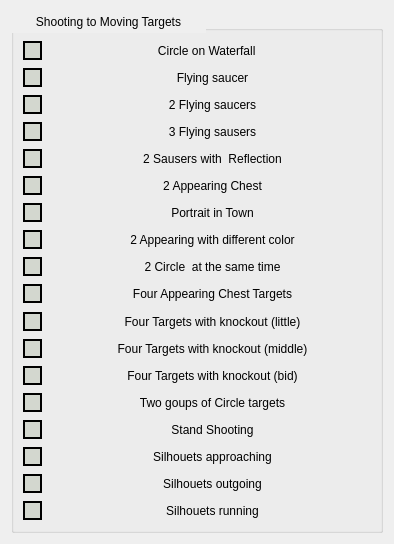
<?xml version="1.0" encoding="UTF-8"?>
<ui version="4.0">
 <class>MovingExercises</class>
 <widget class="QWidget" name="MovingExercises">
  <property name="geometry">
   <rect>
    <x>0</x>
    <y>0</y>
    <width>394</width>
    <height>544</height>
   </rect>
  </property>
  <property name="windowTitle">
   <string>Form</string>
  </property>
  <layout class="QGridLayout" name="gridLayout_2">
   <item row="0" column="0">
    <widget class="QGroupBox" name="groupBox">
     <property name="styleSheet">
      <string notr="true">QGroupBox{
background-image: url(:/new/prefix1/menu/sky.jpg);

}
QGroupBox::title{
color:black;

margin:  4px center;
}
</string>
     </property>
     <property name="title">
      <string>Shooting to Moving Targets</string>
     </property>
     <layout class="QGridLayout" name="gridLayout">
      <item row="0" column="0">
       <layout class="QVBoxLayout" name="verticalLayout">
        <item>
         <layout class="QHBoxLayout" name="horizontalLayout">
          <item>
           <widget class="QRadioButton" name="circle_vodopad">
            <property name="sizePolicy">
             <sizepolicy hsizetype="Maximum" vsizetype="Fixed">
              <horstretch>0</horstretch>
              <verstretch>0</verstretch>
             </sizepolicy>
            </property>
            <property name="focusPolicy">
             <enum>Qt::NoFocus</enum>
            </property>
            <property name="styleSheet">
             <string notr="true">QRadioButton{
color:black;
}

QRadioButton::indicator {
width:15px;
height:15px;
border:2px solid black;
background-color:rgb(211, 215, 207);
}
QRadioButton::indicator:checked{
border-image: url(:/media/checked.png);
}</string>
            </property>
            <property name="text">
             <string/>
            </property>
           </widget>
          </item>
          <item>
           <widget class="QLabel" name="label">
            <property name="layoutDirection">
             <enum>Qt::LeftToRight</enum>
            </property>
            <property name="styleSheet">
             <string notr="true">QLabel{
background-image: url(:/new/prefix1/menu/ingul2.png) ;
background-repeat:no-repeat;
color:black;
margin-right: 5px;
}</string>
            </property>
            <property name="text">
             <string>Circle on Waterfall  </string>
            </property>
            <property name="alignment">
             <set>Qt::AlignCenter</set>
            </property>
           </widget>
          </item>
         </layout>
        </item>
        <item>
         <layout class="QHBoxLayout" name="horizontalLayout_2">
          <item>
           <widget class="QRadioButton" name="flying_saucer">
            <property name="sizePolicy">
             <sizepolicy hsizetype="Maximum" vsizetype="Fixed">
              <horstretch>0</horstretch>
              <verstretch>0</verstretch>
             </sizepolicy>
            </property>
            <property name="focusPolicy">
             <enum>Qt::NoFocus</enum>
            </property>
            <property name="styleSheet">
             <string notr="true">QRadioButton{
color:black;
}

QRadioButton::indicator {
width:15px;
height:15px;
border:2px solid black;
background-color:rgb(211, 215, 207);
}
QRadioButton::indicator:checked{
border-image: url(:/media/checked.png);
}</string>
            </property>
            <property name="text">
             <string/>
            </property>
           </widget>
          </item>
          <item>
           <widget class="QLabel" name="label_3">
            <property name="styleSheet">
             <string notr="true">QLabel{
background-image: url(:/new/prefix1/menu/ingul2.png) ;
background-repeat:no-repeat;
color:black;
}</string>
            </property>
            <property name="text">
             <string>Flying saucer</string>
            </property>
            <property name="alignment">
             <set>Qt::AlignCenter</set>
            </property>
           </widget>
          </item>
         </layout>
        </item>
        <item>
         <layout class="QHBoxLayout" name="horizontalLayout_3">
          <item>
           <widget class="QRadioButton" name="two_flying_saucers">
            <property name="sizePolicy">
             <sizepolicy hsizetype="Maximum" vsizetype="Fixed">
              <horstretch>0</horstretch>
              <verstretch>0</verstretch>
             </sizepolicy>
            </property>
            <property name="focusPolicy">
             <enum>Qt::NoFocus</enum>
            </property>
            <property name="styleSheet">
             <string notr="true">QRadioButton{
color:black;
}

QRadioButton::indicator {
width:15px;
height:15px;
border:2px solid black;
background-color:rgb(211, 215, 207);
}
QRadioButton::indicator:checked{
border-image: url(:/media/checked.png);
}</string>
            </property>
            <property name="text">
             <string/>
            </property>
           </widget>
          </item>
          <item>
           <widget class="QLabel" name="label_2">
            <property name="styleSheet">
             <string notr="true">QLabel{
background-image: url(:/new/prefix1/menu/ingul2.png) ;
background-repeat:no-repeat;
color:black;
}</string>
            </property>
            <property name="text">
             <string>2 Flying saucers</string>
            </property>
            <property name="alignment">
             <set>Qt::AlignCenter</set>
            </property>
           </widget>
          </item>
         </layout>
        </item>
        <item>
         <layout class="QHBoxLayout" name="horizontalLayout_4">
          <item>
           <widget class="QRadioButton" name="three_flying_saucers">
            <property name="sizePolicy">
             <sizepolicy hsizetype="Maximum" vsizetype="Fixed">
              <horstretch>0</horstretch>
              <verstretch>0</verstretch>
             </sizepolicy>
            </property>
            <property name="focusPolicy">
             <enum>Qt::NoFocus</enum>
            </property>
            <property name="styleSheet">
             <string notr="true">QRadioButton{
color:black;
}

QRadioButton::indicator {
width:15px;
height:15px;
border:2px solid black;
background-color:rgb(211, 215, 207);
}
QRadioButton::indicator:checked{
border-image: url(:/media/checked.png);
}</string>
            </property>
            <property name="text">
             <string/>
            </property>
           </widget>
          </item>
          <item>
           <widget class="QLabel" name="label_4">
            <property name="styleSheet">
             <string notr="true">QLabel{
background-image: url(:/new/prefix1/menu/ingul2.png) ;
background-repeat:no-repeat;
color:black;
}</string>
            </property>
            <property name="text">
             <string>3 Flying sausers</string>
            </property>
            <property name="alignment">
             <set>Qt::AlignCenter</set>
            </property>
           </widget>
          </item>
         </layout>
        </item>
        <item>
         <layout class="QHBoxLayout" name="horizontalLayout_5">
          <item>
           <widget class="QRadioButton" name="two_saucers_otr">
            <property name="sizePolicy">
             <sizepolicy hsizetype="Maximum" vsizetype="Fixed">
              <horstretch>0</horstretch>
              <verstretch>0</verstretch>
             </sizepolicy>
            </property>
            <property name="focusPolicy">
             <enum>Qt::NoFocus</enum>
            </property>
            <property name="styleSheet">
             <string notr="true">QRadioButton{
color:black;
}

QRadioButton::indicator {
width:15px;
height:15px;
border:2px solid black;
background-color:rgb(211, 215, 207);
}
QRadioButton::indicator:checked{
border-image: url(:/media/checked.png);
}</string>
            </property>
            <property name="text">
             <string/>
            </property>
           </widget>
          </item>
          <item>
           <widget class="QLabel" name="label_5">
            <property name="styleSheet">
             <string notr="true">QLabel{
background-image: url(:/new/prefix1/menu/ingul2.png) ;
background-repeat:no-repeat;
color:black;
}</string>
            </property>
            <property name="text">
             <string>2 Sausers with  Reflection</string>
            </property>
            <property name="alignment">
             <set>Qt::AlignCenter</set>
            </property>
           </widget>
          </item>
         </layout>
        </item>
        <item>
         <layout class="QHBoxLayout" name="horizontalLayout_6">
          <item>
           <widget class="QRadioButton" name="two_chest_appear">
            <property name="sizePolicy">
             <sizepolicy hsizetype="Maximum" vsizetype="Fixed">
              <horstretch>0</horstretch>
              <verstretch>0</verstretch>
             </sizepolicy>
            </property>
            <property name="focusPolicy">
             <enum>Qt::NoFocus</enum>
            </property>
            <property name="styleSheet">
             <string notr="true">QRadioButton{
color:black;
}

QRadioButton::indicator {
width:15px;
height:15px;
border:2px solid black;
background-color:rgb(211, 215, 207);
}
QRadioButton::indicator:checked{
border-image: url(:/media/checked.png);
}</string>
            </property>
            <property name="text">
             <string/>
            </property>
           </widget>
          </item>
          <item>
           <widget class="QLabel" name="label_6">
            <property name="styleSheet">
             <string notr="true">QLabel{
background-image: url(:/new/prefix1/menu/ingul.png) ;
background-repeat:no-repeat;
background-attachment: fixed;
color:black;
}</string>
            </property>
            <property name="text">
             <string>2 Appearing Chest</string>
            </property>
            <property name="alignment">
             <set>Qt::AlignCenter</set>
            </property>
           </widget>
          </item>
         </layout>
        </item>
        <item>
         <layout class="QHBoxLayout" name="horizontalLayout_7">
          <item>
           <widget class="QRadioButton" name="portrait_town">
            <property name="sizePolicy">
             <sizepolicy hsizetype="Maximum" vsizetype="Fixed">
              <horstretch>0</horstretch>
              <verstretch>0</verstretch>
             </sizepolicy>
            </property>
            <property name="focusPolicy">
             <enum>Qt::NoFocus</enum>
            </property>
            <property name="styleSheet">
             <string notr="true">QRadioButton{
color:black;
}

QRadioButton::indicator {
width:15px;
height:15px;
border:2px solid black;
background-color:rgb(211, 215, 207);
}
QRadioButton::indicator:checked{
border-image: url(:/media/checked.png);
}</string>
            </property>
            <property name="text">
             <string/>
            </property>
           </widget>
          </item>
          <item>
           <widget class="QLabel" name="label_7">
            <property name="styleSheet">
             <string notr="true">QLabel{
background-image: url(:/new/prefix1/menu/ingul.png) ;
background-repeat:no-repeat;
background-attachment: fixed;
color:black;
}</string>
            </property>
            <property name="text">
             <string>Portrait in Town</string>
            </property>
            <property name="alignment">
             <set>Qt::AlignCenter</set>
            </property>
           </widget>
          </item>
         </layout>
        </item>
        <item>
         <layout class="QHBoxLayout" name="horizontalLayout_8">
          <item>
           <widget class="QRadioButton" name="dif_color_targets">
            <property name="sizePolicy">
             <sizepolicy hsizetype="Maximum" vsizetype="Fixed">
              <horstretch>0</horstretch>
              <verstretch>0</verstretch>
             </sizepolicy>
            </property>
            <property name="focusPolicy">
             <enum>Qt::NoFocus</enum>
            </property>
            <property name="styleSheet">
             <string notr="true">QRadioButton{
color:black;
}

QRadioButton::indicator {
width:15px;
height:15px;
border:2px solid black;
background-color:rgb(211, 215, 207);
}
QRadioButton::indicator:checked{
border-image: url(:/media/checked.png);
}</string>
            </property>
            <property name="text">
             <string/>
            </property>
           </widget>
          </item>
          <item>
           <widget class="QLabel" name="label_8">
            <property name="statusTip">
             <string notr="true"/>
            </property>
            <property name="styleSheet">
             <string notr="true">QLabel{
background-image: url(:/new/prefix1/menu/ingul2.png) ;
background-repeat:no-repeat;
color:black;
}</string>
            </property>
            <property name="text">
             <string>2 Appearing with different color</string>
            </property>
            <property name="alignment">
             <set>Qt::AlignCenter</set>
            </property>
           </widget>
          </item>
         </layout>
        </item>
        <item>
         <layout class="QHBoxLayout" name="horizontalLayout_9">
          <item>
           <widget class="QRadioButton" name="two_circle">
            <property name="sizePolicy">
             <sizepolicy hsizetype="Maximum" vsizetype="Fixed">
              <horstretch>0</horstretch>
              <verstretch>0</verstretch>
             </sizepolicy>
            </property>
            <property name="focusPolicy">
             <enum>Qt::NoFocus</enum>
            </property>
            <property name="styleSheet">
             <string notr="true">QRadioButton{
color:black;
}

QRadioButton::indicator {
width:15px;
height:15px;
border:2px solid black;
background-color:rgb(211, 215, 207);
}
QRadioButton::indicator:checked{
border-image: url(:/media/checked.png);
}</string>
            </property>
            <property name="text">
             <string/>
            </property>
           </widget>
          </item>
          <item>
           <widget class="QLabel" name="label_9">
            <property name="styleSheet">
             <string notr="true">QLabel{
background-image: url(:/new/prefix1/menu/ingul2.png) ;
background-repeat:no-repeat;
color:black;
}</string>
            </property>
            <property name="text">
             <string>2 Circle  at the same time</string>
            </property>
            <property name="alignment">
             <set>Qt::AlignCenter</set>
            </property>
           </widget>
          </item>
         </layout>
        </item>
        <item>
         <layout class="QHBoxLayout" name="horizontalLayout_10">
          <item>
           <widget class="QRadioButton" name="four_app_chest">
            <property name="sizePolicy">
             <sizepolicy hsizetype="Maximum" vsizetype="Fixed">
              <horstretch>0</horstretch>
              <verstretch>0</verstretch>
             </sizepolicy>
            </property>
            <property name="focusPolicy">
             <enum>Qt::NoFocus</enum>
            </property>
            <property name="styleSheet">
             <string notr="true">QRadioButton{
color:black;
}

QRadioButton::indicator {
width:15px;
height:15px;
border:2px solid black;
background-color:rgb(211, 215, 207);
}
QRadioButton::indicator:checked{
border-image: url(:/media/checked.png);
}</string>
            </property>
            <property name="text">
             <string/>
            </property>
           </widget>
          </item>
          <item>
           <widget class="QLabel" name="label_10">
            <property name="styleSheet">
             <string notr="true">QLabel{
background-image: url(:/new/prefix1/menu/ingul.png) ;
background-repeat:no-repeat;
background-attachment: fixed;
color:black;
}</string>
            </property>
            <property name="text">
             <string>Four Appearing Chest Targets</string>
            </property>
            <property name="alignment">
             <set>Qt::AlignCenter</set>
            </property>
           </widget>
          </item>
         </layout>
        </item>
        <item>
         <layout class="QHBoxLayout" name="horizontalLayout_11">
          <item>
           <widget class="QRadioButton" name="four_with_knockout">
            <property name="sizePolicy">
             <sizepolicy hsizetype="Maximum" vsizetype="Fixed">
              <horstretch>0</horstretch>
              <verstretch>0</verstretch>
             </sizepolicy>
            </property>
            <property name="focusPolicy">
             <enum>Qt::NoFocus</enum>
            </property>
            <property name="styleSheet">
             <string notr="true">QRadioButton{
color:black;
}

QRadioButton::indicator {
width:15px;
height:15px;
border:2px solid black;
background-color:rgb(211, 215, 207);
}
QRadioButton::indicator:checked{
border-image: url(:/media/checked.png);
}</string>
            </property>
            <property name="text">
             <string/>
            </property>
           </widget>
          </item>
          <item>
           <widget class="QLabel" name="label_11">
            <property name="styleSheet">
             <string notr="true">QLabel{
background-image: url(:/new/prefix1/menu/ingul2.png) ;
background-repeat:no-repeat;
color:black;

}</string>
            </property>
            <property name="text">
             <string>Four Targets with knockout (little)</string>
            </property>
            <property name="alignment">
             <set>Qt::AlignCenter</set>
            </property>
           </widget>
          </item>
         </layout>
        </item>
        <item>
         <layout class="QHBoxLayout" name="horizontalLayout_12">
          <item>
           <widget class="QRadioButton" name="four_knockout_mid">
            <property name="sizePolicy">
             <sizepolicy hsizetype="Maximum" vsizetype="Fixed">
              <horstretch>0</horstretch>
              <verstretch>0</verstretch>
             </sizepolicy>
            </property>
            <property name="focusPolicy">
             <enum>Qt::NoFocus</enum>
            </property>
            <property name="styleSheet">
             <string notr="true">QRadioButton{
color:black;
}

QRadioButton::indicator {
width:15px;
height:15px;
border:2px solid black;
background-color:rgb(211, 215, 207);
}
QRadioButton::indicator:checked{
border-image: url(:/media/checked.png);
}</string>
            </property>
            <property name="text">
             <string/>
            </property>
           </widget>
          </item>
          <item>
           <widget class="QLabel" name="label_12">
            <property name="styleSheet">
             <string notr="true">QLabel{
background-image: url(:/new/prefix1/menu/ingul2.png) ;
background-repeat:no-repeat;
color:black;
}</string>
            </property>
            <property name="text">
             <string>Four Targets with knockout (middle)</string>
            </property>
            <property name="alignment">
             <set>Qt::AlignCenter</set>
            </property>
           </widget>
          </item>
         </layout>
        </item>
        <item>
         <layout class="QHBoxLayout" name="horizontalLayout_13">
          <item>
           <widget class="QRadioButton" name="four_knockout_big">
            <property name="sizePolicy">
             <sizepolicy hsizetype="Maximum" vsizetype="Fixed">
              <horstretch>0</horstretch>
              <verstretch>0</verstretch>
             </sizepolicy>
            </property>
            <property name="focusPolicy">
             <enum>Qt::NoFocus</enum>
            </property>
            <property name="styleSheet">
             <string notr="true">QRadioButton{
color:black;
}

QRadioButton::indicator {
width:15px;
height:15px;
border:2px solid black;
background-color:rgb(211, 215, 207);
}
QRadioButton::indicator:checked{
border-image: url(:/media/checked.png);
}</string>
            </property>
            <property name="text">
             <string/>
            </property>
           </widget>
          </item>
          <item>
           <widget class="QLabel" name="label_13">
            <property name="styleSheet">
             <string notr="true">QLabel{
background-image: url(:/new/prefix1/menu/ingul2.png) ;
background-repeat:no-repeat;
color:black;
}</string>
            </property>
            <property name="text">
             <string>Four Targets with knockout (bid)</string>
            </property>
            <property name="alignment">
             <set>Qt::AlignCenter</set>
            </property>
           </widget>
          </item>
         </layout>
        </item>
        <item>
         <layout class="QHBoxLayout" name="horizontalLayout_14">
          <item>
           <widget class="QRadioButton" name="two_groups">
            <property name="sizePolicy">
             <sizepolicy hsizetype="Maximum" vsizetype="Fixed">
              <horstretch>0</horstretch>
              <verstretch>0</verstretch>
             </sizepolicy>
            </property>
            <property name="focusPolicy">
             <enum>Qt::NoFocus</enum>
            </property>
            <property name="styleSheet">
             <string notr="true">QRadioButton{
color:black;
}

QRadioButton::indicator {
width:15px;
height:15px;
border:2px solid black;
background-color:rgb(211, 215, 207);
}
QRadioButton::indicator:checked{
border-image: url(:/media/checked.png);
}</string>
            </property>
            <property name="text">
             <string/>
            </property>
           </widget>
          </item>
          <item>
           <widget class="QLabel" name="label_14">
            <property name="styleSheet">
             <string notr="true">QLabel{
background-image: url(:/new/prefix1/menu/ingul2.png) ;
background-repeat:no-repeat;
color:black;
}</string>
            </property>
            <property name="text">
             <string>Two goups of Circle targets</string>
            </property>
            <property name="alignment">
             <set>Qt::AlignCenter</set>
            </property>
           </widget>
          </item>
         </layout>
        </item>
        <item>
         <layout class="QHBoxLayout" name="horizontalLayout_15">
          <item>
           <widget class="QRadioButton" name="stand">
            <property name="sizePolicy">
             <sizepolicy hsizetype="Maximum" vsizetype="Fixed">
              <horstretch>0</horstretch>
              <verstretch>0</verstretch>
             </sizepolicy>
            </property>
            <property name="focusPolicy">
             <enum>Qt::NoFocus</enum>
            </property>
            <property name="styleSheet">
             <string notr="true">QRadioButton{
color:black;
}

QRadioButton::indicator {
width:15px;
height:15px;
border:2px solid black;
background-color:rgb(211, 215, 207);
}
QRadioButton::indicator:checked{
border-image: url(:/media/checked.png);
}</string>
            </property>
            <property name="text">
             <string/>
            </property>
           </widget>
          </item>
          <item>
           <widget class="QLabel" name="label_15">
            <property name="styleSheet">
             <string notr="true">QLabel{
background-image: url(:/new/prefix1/menu/ingul2.png) ;
background-repeat:no-repeat;
color:black;
}</string>
            </property>
            <property name="text">
             <string>Stand Shooting</string>
            </property>
            <property name="alignment">
             <set>Qt::AlignCenter</set>
            </property>
           </widget>
          </item>
         </layout>
        </item>
        <item>
         <layout class="QHBoxLayout" name="horizontalLayout_16">
          <item>
           <widget class="QRadioButton" name="sil_approaching">
            <property name="sizePolicy">
             <sizepolicy hsizetype="Maximum" vsizetype="Fixed">
              <horstretch>0</horstretch>
              <verstretch>0</verstretch>
             </sizepolicy>
            </property>
            <property name="focusPolicy">
             <enum>Qt::NoFocus</enum>
            </property>
            <property name="styleSheet">
             <string notr="true">QRadioButton{
color:black;
}

QRadioButton::indicator {
width:15px;
height:15px;
border:2px solid black;
background-color:rgb(211, 215, 207);
}
QRadioButton::indicator:checked{
border-image: url(:/media/checked.png);
}</string>
            </property>
            <property name="text">
             <string/>
            </property>
           </widget>
          </item>
          <item>
           <widget class="QLabel" name="label_16">
            <property name="styleSheet">
             <string notr="true">QLabel{
background-image: url(:/new/prefix1/menu/ingul.png) ;
background-repeat:no-repeat;
background-attachment: fixed;
color:black;
}</string>
            </property>
            <property name="text">
             <string>Silhouets approaching</string>
            </property>
            <property name="alignment">
             <set>Qt::AlignCenter</set>
            </property>
           </widget>
          </item>
         </layout>
        </item>
        <item>
         <layout class="QHBoxLayout" name="horizontalLayout_17">
          <item>
           <widget class="QRadioButton" name="sil_outgoing">
            <property name="sizePolicy">
             <sizepolicy hsizetype="Maximum" vsizetype="Fixed">
              <horstretch>0</horstretch>
              <verstretch>0</verstretch>
             </sizepolicy>
            </property>
            <property name="focusPolicy">
             <enum>Qt::NoFocus</enum>
            </property>
            <property name="styleSheet">
             <string notr="true">QRadioButton{
color:black;
}

QRadioButton::indicator {
width:15px;
height:15px;
border:2px solid black;
background-color:rgb(211, 215, 207);
}
QRadioButton::indicator:checked{
border-image: url(:/media/checked.png);
}</string>
            </property>
            <property name="text">
             <string/>
            </property>
           </widget>
          </item>
          <item>
           <widget class="QLabel" name="label_17">
            <property name="styleSheet">
             <string notr="true">QLabel{
background-image: url(:/new/prefix1/menu/ingul.png) ;
background-repeat:no-repeat;
background-attachment: fixed;
color:black;
}</string>
            </property>
            <property name="text">
             <string>Silhouets outgoing</string>
            </property>
            <property name="alignment">
             <set>Qt::AlignCenter</set>
            </property>
           </widget>
          </item>
         </layout>
        </item>
        <item>
         <layout class="QHBoxLayout" name="horizontalLayout_18">
          <item>
           <widget class="QRadioButton" name="sil_running">
            <property name="sizePolicy">
             <sizepolicy hsizetype="Maximum" vsizetype="Fixed">
              <horstretch>0</horstretch>
              <verstretch>0</verstretch>
             </sizepolicy>
            </property>
            <property name="focusPolicy">
             <enum>Qt::NoFocus</enum>
            </property>
            <property name="styleSheet">
             <string notr="true">QRadioButton{
color:black;
}

QRadioButton::indicator {
width:15px;
height:15px;
border:2px solid black;
background-color:rgb(211, 215, 207);
}
QRadioButton::indicator:checked{
border-image: url(:/media/checked.png);
}</string>
            </property>
            <property name="text">
             <string/>
            </property>
           </widget>
          </item>
          <item>
           <widget class="QLabel" name="label_18">
            <property name="styleSheet">
             <string notr="true">QLabel{
background-image: url(:/new/prefix1/menu/ingul.png) ;
background-repeat:no-repeat;
background-attachment: fixed;
color:black;
}</string>
            </property>
            <property name="text">
             <string>Silhouets running</string>
            </property>
            <property name="alignment">
             <set>Qt::AlignCenter</set>
            </property>
           </widget>
          </item>
         </layout>
        </item>
       </layout>
      </item>
     </layout>
    </widget>
   </item>
  </layout>
 </widget>
 <resources/>
 <connections/>
</ui>
